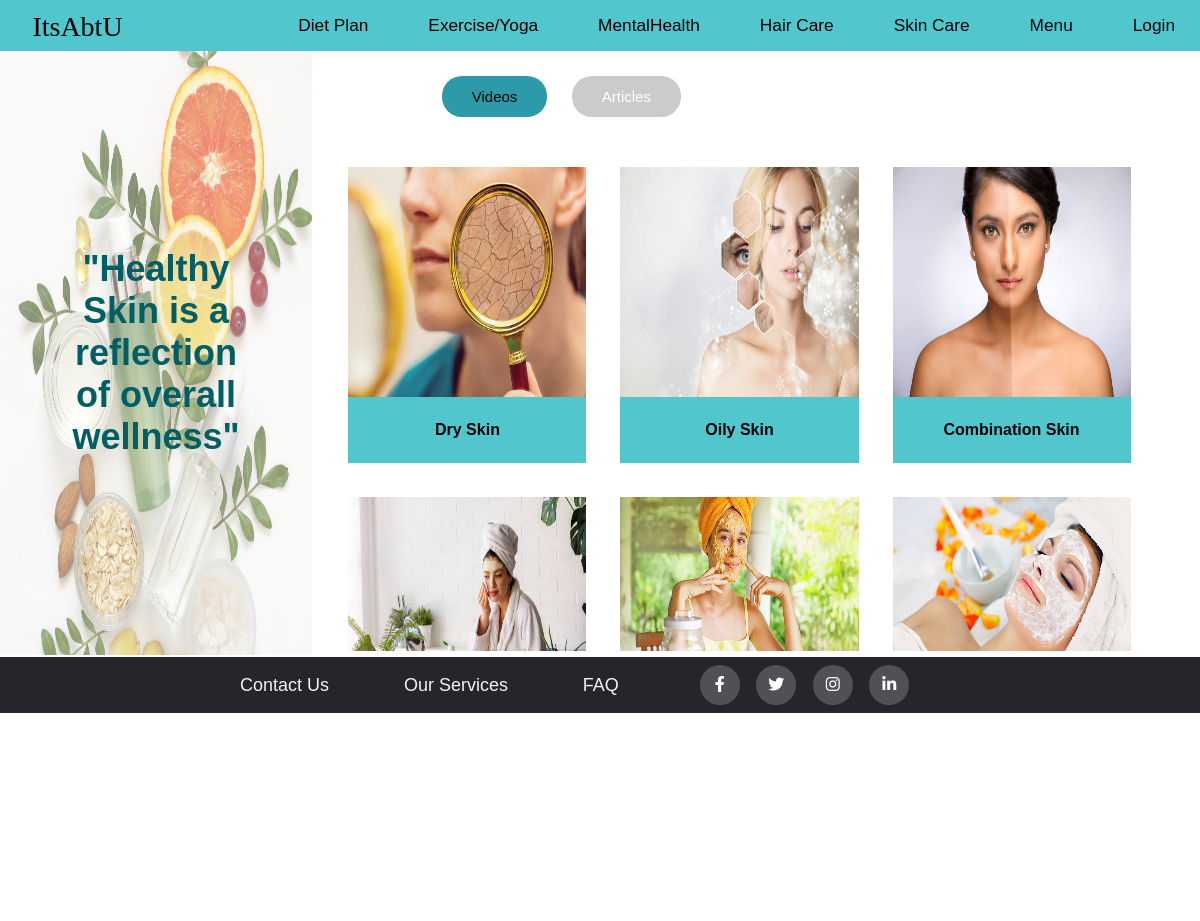
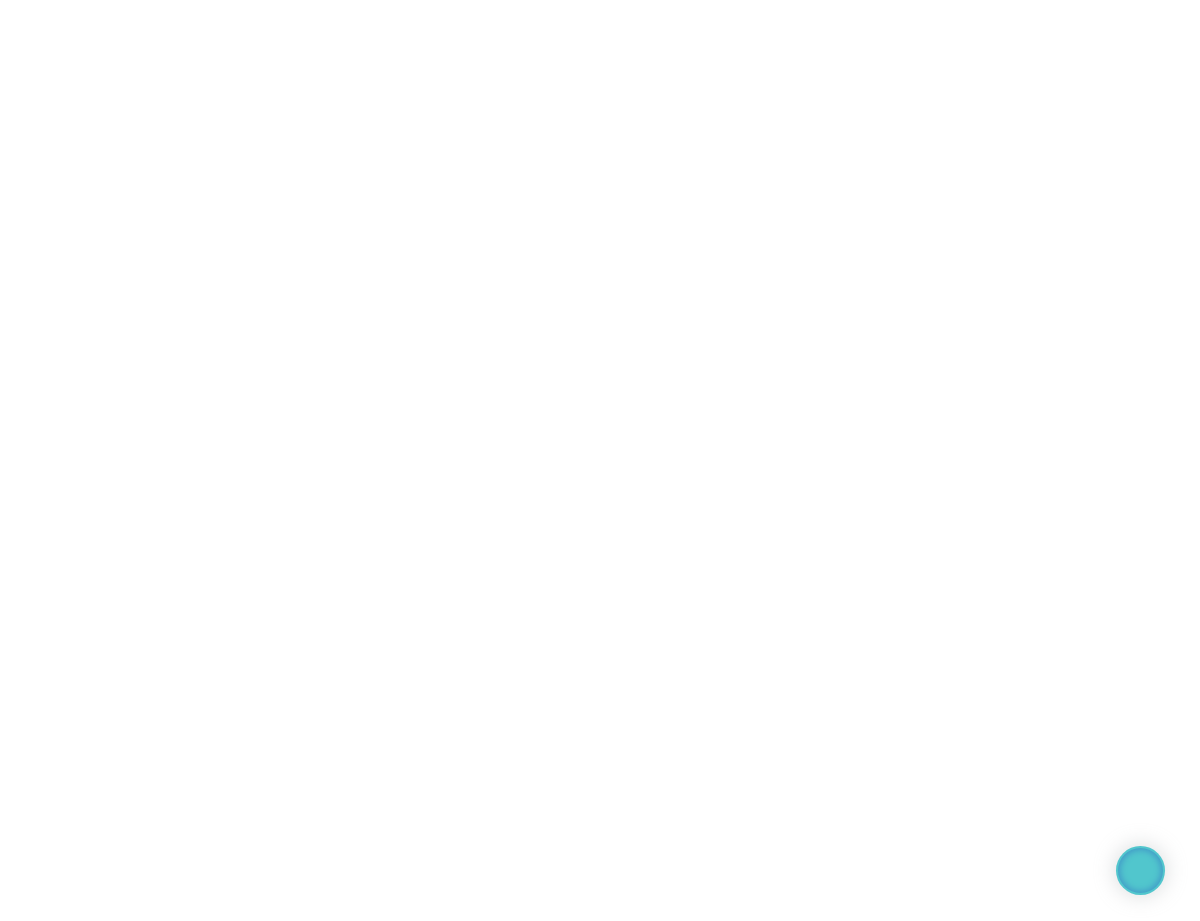
Screenshot of /skincare.php?category=Videos with the database file from the repository (2 pictures, top to bottom).
### tables this page shows
CREATE TABLE `skincare` (
  `sno` int(10) NOT NULL,
  `topicname` varchar(255) NOT NULL,
  `image` varchar(255) NOT NULL,
  `description` text NOT NULL,
  `category` varchar(255) NOT NULL
);

### skincare.php (the view, shortened to what this page needs)
<?php require('connection_login.php');
 ?>
<!DOCTYPE html>
<html lang="en">
<head>
    <link rel="stylesheet" href="css/image-bar-style.css">
    <link rel="stylesheet" href="css/skincare.css">
    <link rel="stylesheet" href="css/filter.css">
    <link rel="stylesheet" type="text/css" href="https://cdnjs.cloudflare.com/ajax/libs/font-awesome/5.15.1/css/all.min.css">
    <link rel="stylesheet" type="text/css" href="css/footer.css">
    <link rel="stylesheet" type="text/css" href="css/plus_sign.css">
</head>
<body>
    <?php
        include('navbar.php');
    ?>
    <section id="side-img-section">
        <div id="skincare">
            <img class="img" src="images/skincare1.jpg" alt="" />
            <div class="center">"Healthy Skin is a reflection of overall wellness"</div>
        </div>
    </section>
    <section id="main-sc" class="scroll">
        <div class="content-block">
            <div class="filter">
                <div class="b" id="myBtnContainer">
                  <form action=" <?php echo $_SERVER['PHP_SELF']; ?>" METHOD = "get" >
                  <?php
                  if($_GET['category'] == "Videos")
                  {
                 ?>
                    <input class="btn-filter active" type="submit" value="Videos" name="category" onclick="filterSelection('video')" />
                    <input class="btn-filter " type="submit" value="Articles" name="category" onclick="filterSelection('article')" />
                <?php
                }
                else{
              ?>
                    <input class="btn-filter " type="submit" value="Videos" name="category" onclick="filterSelection('video')" />
                    <input class="btn-filter active" type="submit" value="Articles" name="category" onclick="filterSelection('article')" />
            <?php  }
                  ?>
                  </form>
                </div>
            </div>
            <?php
            if(isset($_GET['category'])){
                $sql="SELECT * FROM skincare WHERE category = '{$_GET['category']}' ";
            }
            $result=mysqli_query($con,$sql);
            if($result)
            {
              ?>
            <div class="items">
                <?php
                while($datarow=mysqli_fetch_assoc($result))
                {
                ?>
                <?php
                  if($_GET['category'] == "Videos"){  ?>
                    <a class="box-link" href="skincare_playlist.php?id=<?php echo $datarow['sno'];?>">
                    <?php   }
                  else{ ?>
                    <a class="box-link" href="skincare_article.php?id=<?php echo $datarow['sno'];?>">
                    <?php    }  ?>
                    <div class="box">
                        <div class="image-wrap">
                            <img class="img" src="images/<?php echo $datarow['image'];?>" alt="" />
                        </div>
                        <div class="health-data-content">
                            <h4><?php echo $datarow['topicname'];?></h4>
                        </div>
                    </div>
                </a>
                <?php
                }
                ?>
            </div>
                <?php
            }?>
            <div id="s" >
                <a  class="round" href="tips&suggestion.php" ><ion-icon name="add" size="large"></ion-icon></a>
            </div>
        </div>
    </section>
    <footer class="footer">
    <div class="container">
        <div class="row">
            <div class="footer-col">
                <ul>
                    <li><a href="contactus.php">Contact Us</a></li>
                </ul>
            </div>
            <div class="footer-col">
             <ul>
                 <li><a href="otherS.php">Our Services</a></li>
             </ul>
         </div>
            <div class="footer-col">
                <ul>
                    <li><a href="faq.php">FAQ</a></li>
                </ul>
            </div>
            <div class="footer-col">
                <div class="social-links">
                    <a href="#"><i class="fab fa-facebook-f"></i></a>
                    <a href="#"><i class="fab fa-twitter"></i></a>
                    <a href="#"><i class="fab fa-instagram"></i></a>
                    <a href="#"><i class="fab fa-linkedin-in"></i></a>
                </div>
            </div>
        </div>
    </div>
    </footer>
</body>
</html>

### css/image-bar-style.css (style rules this page uses)
* { font-family: 'Mukta', sans-serif; }
* { margin: 0; padding: 0; }

### css/skincare.css (style rules this page uses)
#side-img-section { width: 25%; float: left; }
#skincare { width: 100%; height: 604px; display: inline-block; position: relative; cursor: pointer; }
#skincare img { height: 100%; width: 100%; background-attachment: fixed; position: absolute; opacity: 0.6; overflow: hidden; }
.center { position:absolute; top: 50%; left: 50%; transform: translate(-50%, -50%); text-align: center; font-size: 36px; opacity: 1; font-weight: 700; color: #015e64; }
#main-sc { width: 75%; display: inline-block; }
.scroll { height: 600px; overflow: hidden; overflow-y: auto; }
.content-block { width:98%; padding:11px; padding-top: 0px; }
.items { display: flex; flex-direction: row; flex-wrap: wrap; padding: 30px 8%; gap: 40px; }
.box-link { text-decoration: none; color: #000; }
.box { background-color: antiquewhite; background-color: #51C6CD; width: 250.04px; overflow: hidden; display: block; transition: all .3s ease-in; }
.box .image-wrap { display: block; overflow:hidden; box-sizing: border-box; }
.box .img { width: 100%; height: auto; height: 245.04px; display: block; transform: scale(1); transition: all .3s ease-in; }
.health-data-content { padding: 10%; text-align: center; }
@media (min-width: 1150px) and (max-width: 1350px) { #side-img-section { width: 26%; } }
@media (min-width: 1150px) and (max-width: 1350px) { #main-sc { width: 74%; } }
@media (min-width: 1150px) and (max-width: 1350px) { .items { padding: 25px 3%; padding-right: 0px; gap: 34px; } }
@media (min-width: 1150px) and (max-width: 1350px) { .box { width: 238.04px; } }
@media (min-width: 1150px) and (max-width: 1350px) { .box .img { height: 230.04px; } }

### css/filter.css (style rules this page uses)
* { box-sizing: border-box; }
.filter { padding: 15px 0px; width: 100%; margin: auto; position: fixed; position: sticky; top: 51px; top: 0px; overflow: hidden; z-index: 1; background: white; }
.b { padding: 10px 14%; }
.row:after { content: ""; display: table; clear: both; }
.btn-filter { border: none; margin-right:20px; outline: none; padding: 12px 30px; cursor: pointer; font-size: 15px; background-color: #80808069; color: white; border-radius: 20px; }
.btn-filter.active { background-color: rgb(15, 141, 158); background-color: #0f8d9ee0; color: black; }

### css/footer.css (style rules this page uses)
.container { max-width: 70%; margin:auto; }
.row { display: flex; flex-wrap: wrap; align-items:center; justify-content: space-evenly; }
ul { list-style: none; }
.footer { background-color: #56C6CD; background-color: #24262b; padding: 2px 0; margin-top: 2px; }
.footer-col { padding: 0 15px; }
.footer-col ul li a { font-size: 18px; text-transform: capitalize; color: #ffffff; text-decoration: none; font-weight: 300; color: #000000; color: #f6f1f1; display: block; transition: text-decoration 0.3s ease; }
.footer-col .social-links a { display: inline-block; height: 40px; width: 40px; background-color: rgba(255,255,255,0.2); margin:0 10px 10px 0; margin: 6px; text-align: center; line-height: 40px; border-radius: 50%; color: #ffffff; transition: all 0.5s ease; }

### css/plus_sign.css (style rules this page uses)
.round { width:45px; height:45px; background-color: #51C6CD; color: #354655; display: inline-flex; align-items: center; justify-content: center; cursor: pointer; box-shadow: inset 0px 0px 6px 2px #429ac7; border-radius: 50%; }
#s { position:fixed; z-index: 1; bottom: 70px; right: 35px; display: flex; justify-content: center; align-items: center; gap: 8px; background-color: #51c6cd; box-shadow: 0px 0px 20px 2px #aeb3b669; border-radius: 40px; padding: 2px; }

### rows the page displays
skincare: image (picture), topicname "Dry Skin"
skincare: image (picture), topicname "Oily Skin"
skincare: image (picture), topicname "Combination Skin"
skincare: image (picture)
skincare: image (picture)
skincare: image (picture)
